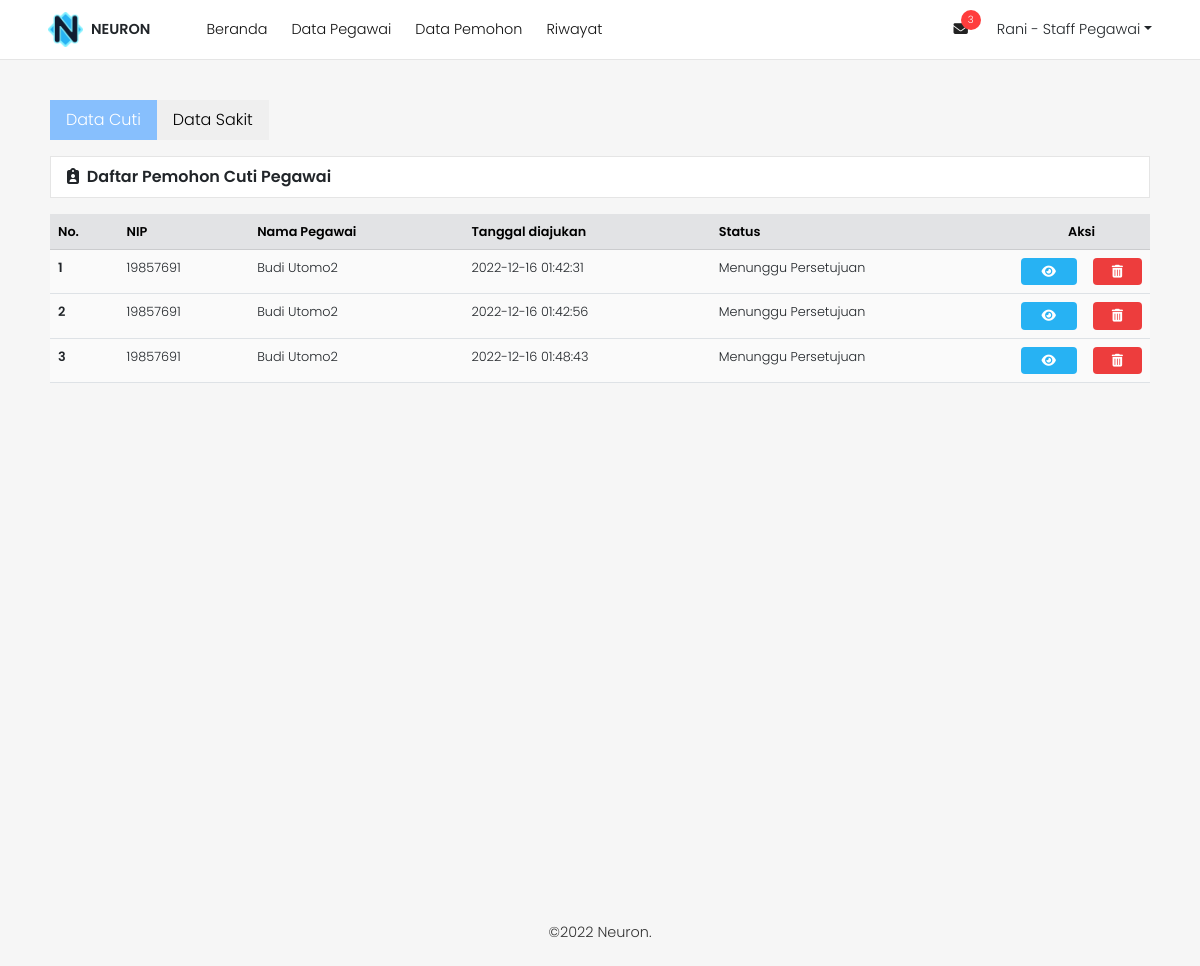
Page /hal/admin/index.php?hal=data_pemohon (signed in) on the committed database.
### tables this page shows
CREATE TABLE `tb_pengajuan` (
  `id_pengajuan` int(11) NOT NULL,
  `jenis_izin` varchar(255) NOT NULL,
  `nip` int(11) NOT NULL,
  `nama_pegawai` varchar(255) NOT NULL,
  `tanggalMulai` date NOT NULL,
  `tanggalBerakhir` date NOT NULL,
  `jml_cuti` int(11) NOT NULL,
  `berkas` varchar(255) DEFAULT NULL,
  `keterangan` varchar(255) NOT NULL,
  `status` varchar(25) NOT NULL,
  `data_dibuat` datetime NOT NULL,
  `terakhir_dibuat` datetime NOT NULL
);

### hal/admin/data_pemohon.php (the view, shortened to what this page needs)
<div class="col-11 mx-auto">
	<div class="wrapp-tabs">
		<ul class="buttonTabs d-flex p-0">
			<li>
				<button onclick="showContent(0)">Data Cuti</button>
			</li>
			<li>
				<button onclick="showContent(1)">Data Sakit</button>
			</li>
		</ul>
		<div class="tabContent p-0">
			<div class="row-wrapp mx-auto p-2">
				<span class="fw-semibold mt-4 mb-2"><i class="fa-solid fa-clipboard-user me-1 ms-2"></i> Daftar Pemohon Cuti Pegawai</span>
			</div>
			<div class="mx-auto mt-3">
				<table class="table tb-peg">
					<thead class="table-secondary">
						<tr>
							<th scope="col">No.</th>
							<th scope="col">NIP</th>
							<th scope="col">Nama Pegawai</th>
							<th scope="col">Tanggal diajukan</th>
							<th scope="col">Status</th>
							<th scope="col" colspan="3" class="text-center">Aksi</th>
						</tr>
					</thead>
					<?php
						$i = 1;
						$q = $koneksi->query("SELECT * FROM tb_pengajuan WHERE jenis_izin = 'Cuti' AND status = '$waiting'");
						while($row = $q->fetch_assoc()){
					?>
					<tbody>
						<tr>
							<th scope="row"><?= $i++; ?></th>
							<td><?= $row['nip']; ?></td>
							<td><?= $row['nama_pegawai']; ?></td>
							<td><?= $row['data_dibuat']; ?></td>
							<td><?= $row['status']; ?></td>
							<td class="text-center i-aksi"><a class="rounded-1 i-ed" data-bs-toggle="modal" data-bs-target="#detailModal<?= $row['id_pengajuan']; ?>"><i class="fa-solid fa-eye"></i></a>
							</td>
							<td class="text-center i-aksi"><a href="?hal=data_pemohon&aksi=delete&id_pengajuan=<?= $row['id_pengajuan'];?>" class="rounded-1 i-del"><i class="fa-solid fa-trash-can"></i></a></td>
						</tr>
					<?php } ?>
					</tbody>
				</table>
			</div>
		</div>
	</div>
</div>

### hal/admin/index.php (shortened to what this page needs)
<?php
require '../../koneksi.php';
$waiting = 'Menunggu Persetujuan';
$sql= $koneksi->query("SELECT count(*) as total from tb_pengajuan WHERE status = '$waiting'");
$row = $sql->fetch_assoc();
?>
<!DOCTYPE html>
<html>
<head>
	<link rel="stylesheet" type="text/css" href="../../assets/css/main.css">
	<link href="https://cdn.jsdelivr.net/npm/bootstrap@5.2.2/dist/css/bootstrap.min.css" rel="stylesheet">
	<link rel="stylesheet"  href="https://cdnjs.cloudflare.com/ajax/libs/font-awesome/6.2.0/css/all.min.css">
</head>
<body>
	<div class="wrapper">
		<header class="d-flex align-items-center justify-content-between ps-5 pe-5">
			<div class="head-left d-flex">
				<div class="d-flex align-items-center gap-2">
					<img src="../../assets/img/logo.png" height="35"> <span class="fw-semibold">NEURON</span>
				</div>
				<ul class="ms-4 d-flex gap-4 nav-menu align-items-center mt-3">
					<li><a href="index.php">Beranda</a></li>
					<li><a href="?hal=data_pegawai">Data Pegawai</a></li>
					<li><a href="?hal=data_pemohon">Data Pemohon</a></li>
					<li><a href="?hal=riwayat">Riwayat</a></li>
				</ul>
			</div>
			<div class="head-right d-flex align-items-center">
				<div class="btn-group dropdown">
					<a href="#" role="button" data-bs-toggle="dropdown" aria-expanded="false" class="i-notif p-2 rounded-circle">
						<i class="fa-solid fa-envelope"></i>
						<?php
						if($row['total'] != 0){
							echo "<span>".$row['total']."</span>";
							}
							else{
								echo "<span style='display:none;'>".$row['total']."</span>";
							}
						?>
					</a>
				</div>
				<div class="btn-group dropdown">
					<a class="ms-3 dropdown-toggle text-decoration-none text-dark" href="#" role="button" data-bs-toggle="dropdown" aria-expanded="false"><?php echo $_SESSION['nama_pegawai'].' - '. $_SESSION['jabatan']; ?></a>
				</div>
			</div>
		</header>
		<main>
			<?php
				if(isset($_GET["hal"])){
					if($_GET['hal'] == "data_pegawai"){
							if(@$_GET["aksi"]=="input"){
								require_once "data_pegawai_input.php";
							}else if(@$_GET["aksi"]=="edit"){
								require_once "data_pegawai_edit.php";
							}else if(@$_GET["aksi"]=="delete"){
								require_once "data_pegawai_delete.php";
							}else{
								require_once "data_pegawai.php";
							}
						}else if($_GET["hal"] == "data_pemohon"){
							if(@$_GET["aksi"]=="input"){
								require_once "data_pemohon_input.php";
							}else if(@$_GET["aksi"]=="edit"){
								require_once "data_pemohon_edit.php";
							}else if(@$_GET["aksi"]=="delete"){
								require_once "data_pemohon_delete.php";
							}else{
								require_once "data_pemohon.php";
							}
						}else if($_GET["hal"] == "riwayat"){
							require "riwayat.php";
						}else if($_GET["hal"] == "profil"){
							require "profil.php";
						}else{
								require "dashboard.php";
							}
						}else{
							require "dashboard.php";
						}
			?>
		</main>
		<footer class="mt-3 d-flex justify-content-center align-items-center">
			<p>&copy;2022 Neuron.</p>
		</footer>
	</div>
</body>
</html>

### assets/css/main.css (style rules this page uses)
* { font-family: 'Poppins', sans-serif; font-weight: 300; }
:root { --main-color: #111c31; --sec-color: #87bffd; }
html { background-color: #f6f6f6; }
.wrapper { min-height: 100vh; background-color: #f6f6f6; }
header { top: 0; left: 0; right: 0; position: fixed; background-color: #fff; height: 60px; border-bottom: 1px solid rgba(0, 0, 0, .1); font-size: .9em; }
.row-wrapp { background-color: #fff; border: 1px solid rgba(0, 0, 0, .1); }
.nav-menu { list-style: none; }
.nav-menu li a { text-decoration: none; display: block; color: #111; }
.head-right i { color: #222; }
.i-notif { text-decoration: none; position: relative; cursor: pointer; width: 40px; height: 40px; display: flex; justify-content: center; align-items: center; }
.i-notif span { top: 0; right: 0px; display: block; position: absolute; background-color: #ff3d3d; border-radius: 50%; width: 20px; height: 20px; display: flex; justify-content: center; align-items: center; color: #fff; font-size: .7em; }
main { margin-top: 100px; min-height: 100vh; }
.tb-peg { font-size: .8em; background-color: rgba(255, 255, 255, .5); }
.table.tb-peg th { font-weight: 600; }
.i-aksi a { display: block; text-decoration: none; color: #fff; padding: 4px; cursor: pointer; }
.i-aksi .i-del { background-color: #ed3d3d; }
.i-aksi .i-ed { background-color: #27b2f3; }
footer { width: 100%; font-size: .9em; height: 50px; color: #333; }
.wrapp-tabs { min-height: 100vh; }
.buttonTabs { list-style: none; }
.buttonTabs button { border: none; padding: 8px 16px; }
.wrapp-tabs .tabContent { padding: 2%; display: none; }

### rows in the picture
tb_pengajuan: nip "19857691", nama_pegawai "Budi Utomo2", data_dibuat "2022-12-16 01:42:31", status "Menunggu Persetujuan"
tb_pengajuan: nip "19857691", nama_pegawai "Budi Utomo2", data_dibuat "2022-12-16 01:42:56", status "Menunggu Persetujuan"
tb_pengajuan: nip "19857691", nama_pegawai "Budi Utomo2", data_dibuat "2022-12-16 01:48:43", status "Menunggu Persetujuan"

### other values in the picture
$row['total'] "3"
$_SESSION['nama_pegawai'] "Rani"
$_SESSION['jabatan'] "Staff Pegawai"
